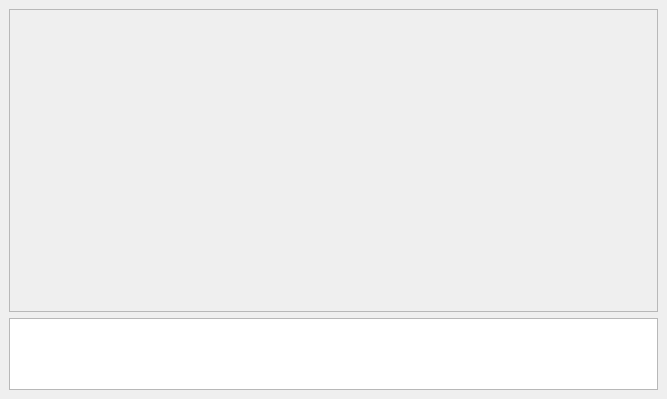
<?xml version="1.0" encoding="UTF-8"?>
<ui version="4.0">
 <class>OutputWindow</class>
 <widget class="QMainWindow" name="OutputWindow">
  <property name="geometry">
   <rect>
    <x>0</x>
    <y>0</y>
    <width>667</width>
    <height>399</height>
   </rect>
  </property>
  <property name="windowTitle">
   <string>MainWindow</string>
  </property>
  <widget class="QWidget" name="centralwidget">
   <layout class="QVBoxLayout" name="verticalLayout_2" stretch="1,0">
    <item>
     <widget class="QScrollArea" name="scrollArea">
      <property name="widgetResizable">
       <bool>true</bool>
      </property>
      <widget class="QWidget" name="scrollAreaWidgetContents">
       <property name="geometry">
        <rect>
         <x>0</x>
         <y>0</y>
         <width>647</width>
         <height>289</height>
        </rect>
       </property>
       <layout class="QVBoxLayout" name="verticalLayout">
        <property name="spacing">
         <number>0</number>
        </property>
        <property name="leftMargin">
         <number>0</number>
        </property>
        <property name="topMargin">
         <number>0</number>
        </property>
        <property name="rightMargin">
         <number>0</number>
        </property>
        <property name="bottomMargin">
         <number>0</number>
        </property>
        <item>
         <widget class="QLabel" name="label">
          <property name="text">
           <string/>
          </property>
          <property name="alignment">
           <set>Qt::AlignLeading|Qt::AlignLeft|Qt::AlignTop</set>
          </property>
         </widget>
        </item>
       </layout>
      </widget>
     </widget>
    </item>
    <item>
     <widget class="QPlainTextEdit" name="code">
      <property name="sizeAdjustPolicy">
       <enum>QAbstractScrollArea::AdjustToContents</enum>
      </property>
      <property name="readOnly">
       <bool>true</bool>
      </property>
     </widget>
    </item>
   </layout>
  </widget>
 </widget>
 <resources/>
 <connections/>
</ui>
